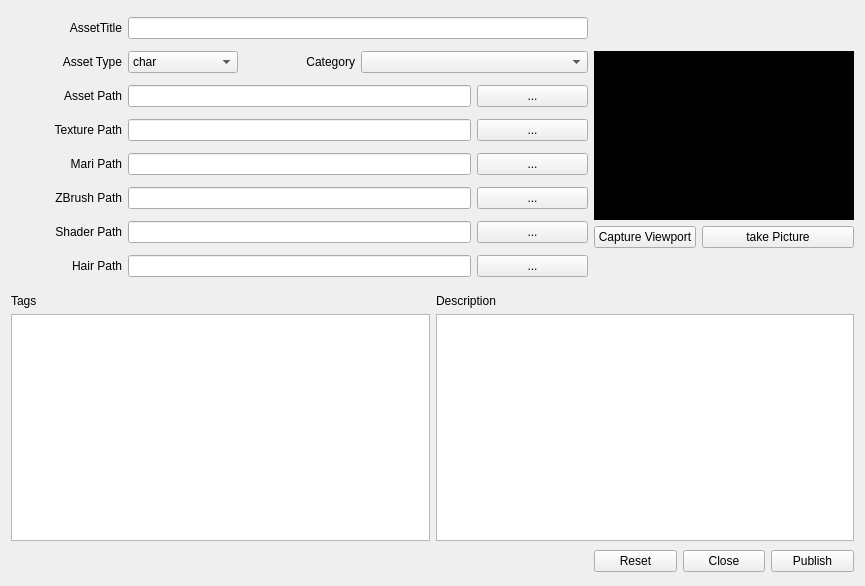
<?xml version="1.0" encoding="UTF-8"?>
<ui version="4.0">
 <class>AstRefPub</class>
 <widget class="QWidget" name="AstRefPub">
  <property name="geometry">
   <rect>
    <x>0</x>
    <y>0</y>
    <width>865</width>
    <height>586</height>
   </rect>
  </property>
  <property name="windowTitle">
   <string>Asset Reference Publish by daeseok.chae</string>
  </property>
  <layout class="QGridLayout" name="gridLayout_4">
   <item row="0" column="0">
    <layout class="QGridLayout" name="gridLayout">
     <item row="9" column="1" colspan="3">
      <widget class="QLineEdit" name="hairPathEdit">
       <property name="baseSize">
        <size>
         <width>0</width>
         <height>0</height>
        </size>
       </property>
       <property name="alignment">
        <set>Qt::AlignLeading|Qt::AlignLeft|Qt::AlignVCenter</set>
       </property>
       <property name="readOnly">
        <bool>true</bool>
       </property>
      </widget>
     </item>
     <item row="1" column="3" colspan="2">
      <widget class="QComboBox" name="categoryComboBox"/>
     </item>
     <item row="2" column="0">
      <widget class="QLabel" name="label_7">
       <property name="text">
        <string>Asset Path</string>
       </property>
       <property name="alignment">
        <set>Qt::AlignRight|Qt::AlignTrailing|Qt::AlignVCenter</set>
       </property>
      </widget>
     </item>
     <item row="2" column="1" colspan="3">
      <widget class="QLineEdit" name="assetPathEdit">
       <property name="baseSize">
        <size>
         <width>0</width>
         <height>0</height>
        </size>
       </property>
       <property name="alignment">
        <set>Qt::AlignLeading|Qt::AlignLeft|Qt::AlignVCenter</set>
       </property>
       <property name="readOnly">
        <bool>true</bool>
       </property>
      </widget>
     </item>
     <item row="2" column="4">
      <widget class="QPushButton" name="assetPathBtn">
       <property name="text">
        <string>...</string>
       </property>
      </widget>
     </item>
     <item row="3" column="0">
      <widget class="QLabel" name="label_6">
       <property name="text">
        <string>Texture Path</string>
       </property>
       <property name="alignment">
        <set>Qt::AlignRight|Qt::AlignTrailing|Qt::AlignVCenter</set>
       </property>
      </widget>
     </item>
     <item row="3" column="1" colspan="3">
      <widget class="QLineEdit" name="texturePathEdit">
       <property name="baseSize">
        <size>
         <width>0</width>
         <height>0</height>
        </size>
       </property>
       <property name="alignment">
        <set>Qt::AlignLeading|Qt::AlignLeft|Qt::AlignVCenter</set>
       </property>
       <property name="readOnly">
        <bool>true</bool>
       </property>
      </widget>
     </item>
     <item row="3" column="4">
      <widget class="QPushButton" name="texturePathBtn">
       <property name="text">
        <string>...</string>
       </property>
      </widget>
     </item>
     <item row="4" column="0">
      <widget class="QLabel" name="label_3">
       <property name="baseSize">
        <size>
         <width>90</width>
         <height>40</height>
        </size>
       </property>
       <property name="text">
        <string>Mari Path</string>
       </property>
       <property name="alignment">
        <set>Qt::AlignRight|Qt::AlignTrailing|Qt::AlignVCenter</set>
       </property>
      </widget>
     </item>
     <item row="4" column="1" colspan="3">
      <widget class="QLineEdit" name="mariPathEdit">
       <property name="baseSize">
        <size>
         <width>0</width>
         <height>0</height>
        </size>
       </property>
       <property name="alignment">
        <set>Qt::AlignLeading|Qt::AlignLeft|Qt::AlignVCenter</set>
       </property>
       <property name="readOnly">
        <bool>true</bool>
       </property>
      </widget>
     </item>
     <item row="4" column="4">
      <widget class="QPushButton" name="mariPathBtn">
       <property name="text">
        <string>...</string>
       </property>
      </widget>
     </item>
     <item row="0" column="0">
      <widget class="QLabel" name="label_8">
       <property name="text">
        <string>AssetTitle</string>
       </property>
       <property name="alignment">
        <set>Qt::AlignRight|Qt::AlignTrailing|Qt::AlignVCenter</set>
       </property>
      </widget>
     </item>
     <item row="1" column="0">
      <widget class="QLabel" name="label_9">
       <property name="text">
        <string>Asset Type</string>
       </property>
       <property name="alignment">
        <set>Qt::AlignRight|Qt::AlignTrailing|Qt::AlignVCenter</set>
       </property>
      </widget>
     </item>
     <item row="1" column="1">
      <widget class="QComboBox" name="typeComboBox">
       <item>
        <property name="text">
         <string>char</string>
        </property>
       </item>
       <item>
        <property name="text">
         <string>prop</string>
        </property>
       </item>
       <item>
        <property name="text">
         <string>env</string>
        </property>
       </item>
      </widget>
     </item>
     <item row="1" column="2">
      <widget class="QLabel" name="label_11">
       <property name="text">
        <string>Category</string>
       </property>
       <property name="alignment">
        <set>Qt::AlignRight|Qt::AlignTrailing|Qt::AlignVCenter</set>
       </property>
      </widget>
     </item>
     <item row="8" column="1" colspan="3">
      <widget class="QLineEdit" name="shaderPathEdit">
       <property name="baseSize">
        <size>
         <width>0</width>
         <height>0</height>
        </size>
       </property>
       <property name="alignment">
        <set>Qt::AlignLeading|Qt::AlignLeft|Qt::AlignVCenter</set>
       </property>
       <property name="readOnly">
        <bool>true</bool>
       </property>
      </widget>
     </item>
     <item row="5" column="0">
      <widget class="QLabel" name="label_12">
       <property name="baseSize">
        <size>
         <width>90</width>
         <height>40</height>
        </size>
       </property>
       <property name="text">
        <string>ZBrush Path</string>
       </property>
       <property name="alignment">
        <set>Qt::AlignRight|Qt::AlignTrailing|Qt::AlignVCenter</set>
       </property>
      </widget>
     </item>
     <item row="9" column="0">
      <widget class="QLabel" name="label_5">
       <property name="baseSize">
        <size>
         <width>90</width>
         <height>40</height>
        </size>
       </property>
       <property name="text">
        <string>Hair Path</string>
       </property>
       <property name="alignment">
        <set>Qt::AlignRight|Qt::AlignTrailing|Qt::AlignVCenter</set>
       </property>
      </widget>
     </item>
     <item row="8" column="0">
      <widget class="QLabel" name="label_2">
       <property name="baseSize">
        <size>
         <width>90</width>
         <height>40</height>
        </size>
       </property>
       <property name="text">
        <string>Shader Path</string>
       </property>
       <property name="alignment">
        <set>Qt::AlignRight|Qt::AlignTrailing|Qt::AlignVCenter</set>
       </property>
      </widget>
     </item>
     <item row="8" column="4">
      <widget class="QPushButton" name="shaderPathBtn">
       <property name="text">
        <string>...</string>
       </property>
      </widget>
     </item>
     <item row="9" column="4">
      <widget class="QPushButton" name="hairPathBtn">
       <property name="text">
        <string>...</string>
       </property>
      </widget>
     </item>
     <item row="5" column="4">
      <widget class="QPushButton" name="zBrushPathBtn">
       <property name="text">
        <string>...</string>
       </property>
      </widget>
     </item>
     <item row="5" column="1" colspan="3">
      <widget class="QLineEdit" name="zBrushPathEdit">
       <property name="baseSize">
        <size>
         <width>0</width>
         <height>0</height>
        </size>
       </property>
       <property name="alignment">
        <set>Qt::AlignLeading|Qt::AlignLeft|Qt::AlignVCenter</set>
       </property>
       <property name="readOnly">
        <bool>true</bool>
       </property>
      </widget>
     </item>
     <item row="0" column="1" colspan="4">
      <widget class="QLineEdit" name="assetTitleEdit">
       <property name="baseSize">
        <size>
         <width>0</width>
         <height>0</height>
        </size>
       </property>
       <property name="alignment">
        <set>Qt::AlignLeading|Qt::AlignLeft|Qt::AlignVCenter</set>
       </property>
      </widget>
     </item>
    </layout>
   </item>
   <item row="0" column="1">
    <layout class="QGridLayout" name="gridLayout_2">
     <item row="0" column="0" colspan="3">
      <spacer name="verticalSpacer">
       <property name="orientation">
        <enum>Qt::Vertical</enum>
       </property>
       <property name="sizeHint" stdset="0">
        <size>
         <width>20</width>
         <height>40</height>
        </size>
       </property>
      </spacer>
     </item>
     <item row="2" column="1" colspan="2">
      <widget class="QPushButton" name="takePicBtn">
       <property name="text">
        <string>take Picture</string>
       </property>
      </widget>
     </item>
     <item row="2" column="0">
      <widget class="QPushButton" name="importPicBtn">
       <property name="text">
        <string>Capture Viewport</string>
       </property>
      </widget>
     </item>
     <item row="1" column="0" colspan="3">
      <widget class="QLabel" name="imgLabel">
       <property name="minimumSize">
        <size>
         <width>260</width>
         <height>169</height>
        </size>
       </property>
       <property name="maximumSize">
        <size>
         <width>260</width>
         <height>169</height>
        </size>
       </property>
       <property name="styleSheet">
        <string notr="true">background:rgb(0, 0, 0)</string>
       </property>
       <property name="text">
        <string/>
       </property>
       <property name="alignment">
        <set>Qt::AlignCenter</set>
       </property>
      </widget>
     </item>
     <item row="3" column="0" colspan="3">
      <spacer name="verticalSpacer_2">
       <property name="orientation">
        <enum>Qt::Vertical</enum>
       </property>
       <property name="sizeHint" stdset="0">
        <size>
         <width>20</width>
         <height>40</height>
        </size>
       </property>
      </spacer>
     </item>
    </layout>
   </item>
   <item row="1" column="0" colspan="2">
    <layout class="QGridLayout" name="gridLayout_3">
     <item row="0" column="0">
      <layout class="QVBoxLayout" name="verticalLayout_2">
       <item>
        <widget class="QLabel" name="label">
         <property name="text">
          <string>Tags</string>
         </property>
        </widget>
       </item>
       <item>
        <widget class="QTextEdit" name="tagsTextEdit"/>
       </item>
      </layout>
     </item>
     <item row="0" column="1">
      <layout class="QVBoxLayout" name="verticalLayout">
       <item>
        <widget class="QLabel" name="label_10">
         <property name="text">
          <string>Description</string>
         </property>
        </widget>
       </item>
       <item>
        <widget class="QTextEdit" name="descTextEdit"/>
       </item>
      </layout>
     </item>
    </layout>
   </item>
   <item row="2" column="0">
    <spacer name="horizontalSpacer">
     <property name="orientation">
      <enum>Qt::Horizontal</enum>
     </property>
     <property name="sizeHint" stdset="0">
      <size>
       <width>645</width>
       <height>28</height>
      </size>
     </property>
    </spacer>
   </item>
   <item row="2" column="1">
    <layout class="QHBoxLayout" name="horizontalLayout">
     <item>
      <widget class="QPushButton" name="resetBtn">
       <property name="text">
        <string>Reset</string>
       </property>
      </widget>
     </item>
     <item>
      <widget class="QPushButton" name="closeBtn">
       <property name="text">
        <string>Close</string>
       </property>
      </widget>
     </item>
     <item>
      <widget class="QPushButton" name="publishBtn">
       <property name="text">
        <string>Publish</string>
       </property>
      </widget>
     </item>
    </layout>
   </item>
  </layout>
 </widget>
 <resources/>
 <connections/>
</ui>
